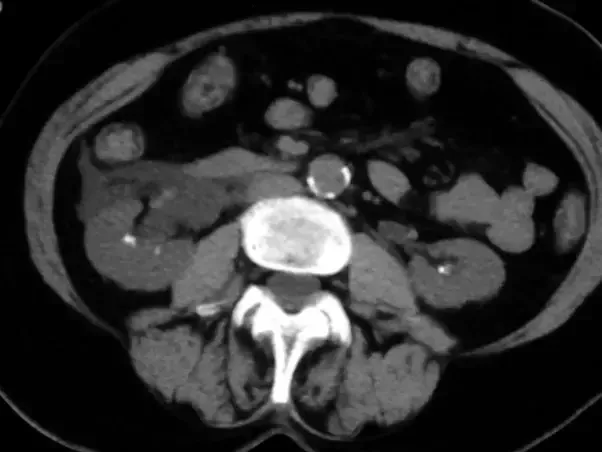
%> input picture enunciado/simular_rayo/tomo3.png, 602 x 452 px
$ octave test_sim.m   (GNU Octave 9; MATLAB toolbox functions it lacks are replaced by stand-ins)
%> lines starting %> are read from the running program, lines starting %| are printed output that depends on the picture
### enunciado/simular_rayo/simularRayo.m
function [t, D] = simularRayo(I, n, m, f_ini, c_ini, f_fin, c_fin, dibujar)
%SIMULARRAYO Simula la emision de un rayo tomografico sobre una imagen.
    % [t, R] = simularRayo(I, n, m, f_ini, c_ini, f_fin, c_fin, [dibujar])
    %
    % Simula un rayo del tomagrafo a traves de la imagen I, discretizada en
    % n filas y m columnas. El rayo tiene como punto inicial el punto
    % (f_ini, c_ini) y como punto final el punto (f_ini, c_ini).
    % Retorna: el tiempo total t de la emision del rayo y las distancias
    % recorridas R(i,j) en cada punto de la discretizacion.
    % El parametro dibujar es opcional y si vale 1 se dibuja el rayo sobre
    % la imagen.

    [f, c] = size(I);
    df = f/n;
    dc = c/m;

    t = 0;
    D = zeros(n,m);

    % Lo siguiente es una chanchada para poder simplificarme la vida usando
    % polyfit mas adelante
    if f_ini == f_fin
        f_ini = f_ini - 0.5;
        f_fin = f_fin + 0.5;
    end
    if c_ini == c_fin
        c_ini = c_ini - 0.5;
        c_fin = c_fin + 0.5;
    end

    % Calculo la recta que representa el rayo (y su inversa)
    % Tambien se puede calcular sin polyfit usando la ecuaci髇 de una recta
    Pi = polyfit([f_ini, f_fin], [c_ini, c_fin], 1);
    Pj = polyfit([c_ini, c_fin], [f_ini, f_fin], 1);

    % Lo dibujo si pidieron
    if nargin < 8 || dibujar == 1
        figure;
        imagesc(I), colormap(gray), axis image;
        hold on;
        %Dibuja una l韓ea desde (f_ini, c_ini) hasta (f_fin, c_fin)
        plot([c_ini, c_fin], [f_ini, f_fin], 'Color', 'r', 'LineStyle', '-', 'LineWidth',1.5);
        title('Rayo sobre la img original de datos tomograficos')
    end

    % obtengo las filas entre las que esta el rayo para no tener que recorrerlas todas
    i1 = polyval(Pj, 1);
    i2 = polyval(Pj, c);
    i_min = max(1, min(f-1, ceil(min(i1,i2))));
    i_max = max(1, min(f-1, ceil(max(i1,i2))));

    % recorro cada fila (entre i_min e i_max) y veo que columnas toca el rayo
    for i = i_min : i_max
        j1 = polyval(Pi, i-1);
        j2 = polyval(Pi, i);
        j_min = max(1, min(c, ceil(min(j1,j2))));
        j_max = max(1, min(c, ceil(max(j1,j2))));
        for j = j_min : j_max
            % tomo los datos del pixel (i,j)
            t = t + tiempoEn(double(I(i,j)));
            n_i = min(n, fix(i/df) + 1);
            m_j = min(m, fix(j/dc) + 1);
            D(n_i, m_j) = D(n_i, m_j) + 1;
        end
    end
 end

% [4 lines left out: function tiempoEn, not called in this run]

### enunciado/simular_rayo/test_sim.m
%% Levanto la imagen y la muestro
arch = 'tomo3.png';
I = imread(arch);
%> I is the input picture: size 452x602x3 uint8; mean R, G, B 46.3, 46.3, 46.3

% si es RGB la paso a escala de grises
if size(I,3) > 2
 I = I(:,:,1)/3 + I(:,:,2)/3 + I(:,:,3)/3;
%> I: size 452x602 uint8
end

figure;
% otra forma de mostrar es con imshow(I);
imagesc(I); colormap(gray); axis image;

[f,c] = size(I);
%> f = 452; c = 602

%%
f_ini = 50; c_ini = 1;  % coordenada inicial
f_fin = 350; c_fin = c; % coordenada final
%> after `c_fin = c`: c_fin = 602
dibujar = 1;
n = 100; m = 100; % tamano de la discretizacion
[t,R] = simularRayo(I, n, m, f_ini, c_ini, f_fin, c_fin, dibujar);
%> after the loop in simularRayo, `for i = i_min : i_max`:
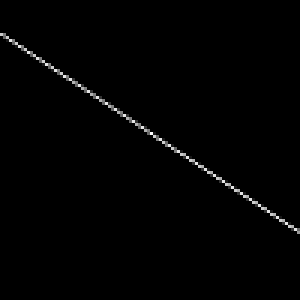
%> D: size 100x100 double (shown 3 times larger); min 0, max 10, mean 0.0901; drawn with min black and max white
%> after the loop in simularRayo, `for i = i_min : i_max`: t = 56227
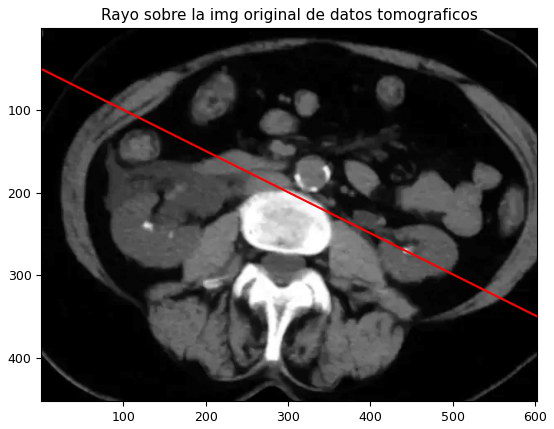
%> figure redrawn from the program's plot data
%> t = 56227

%%
figure, imagesc(R), colorbar;
title('Matriz de discretizaciones con los dij para el rayo simulado')
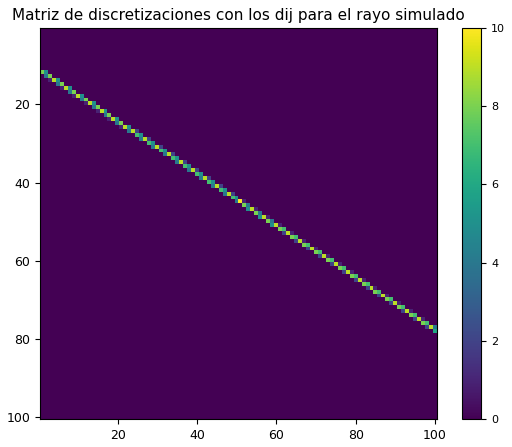
%> figure redrawn from the program's plot data
